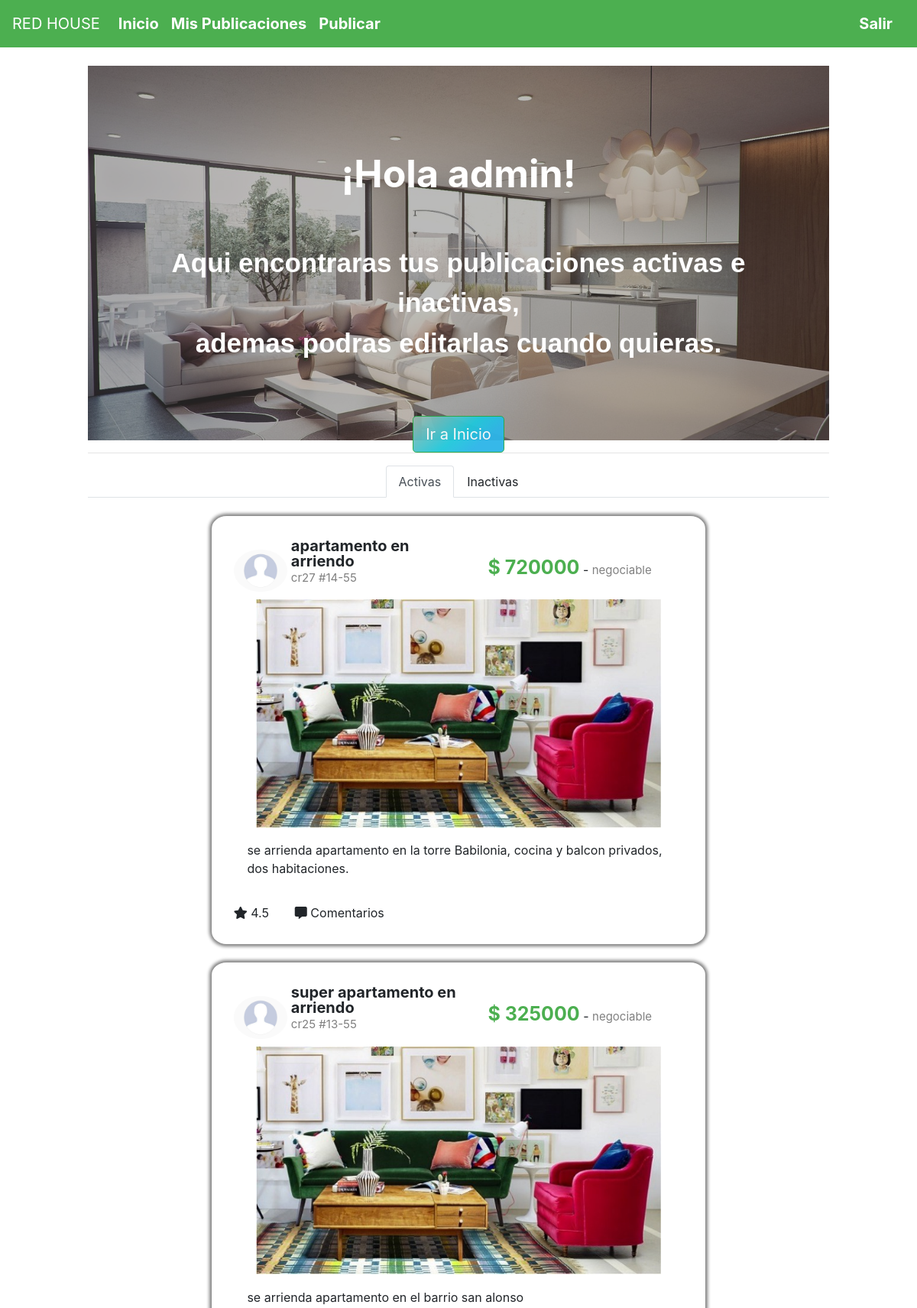
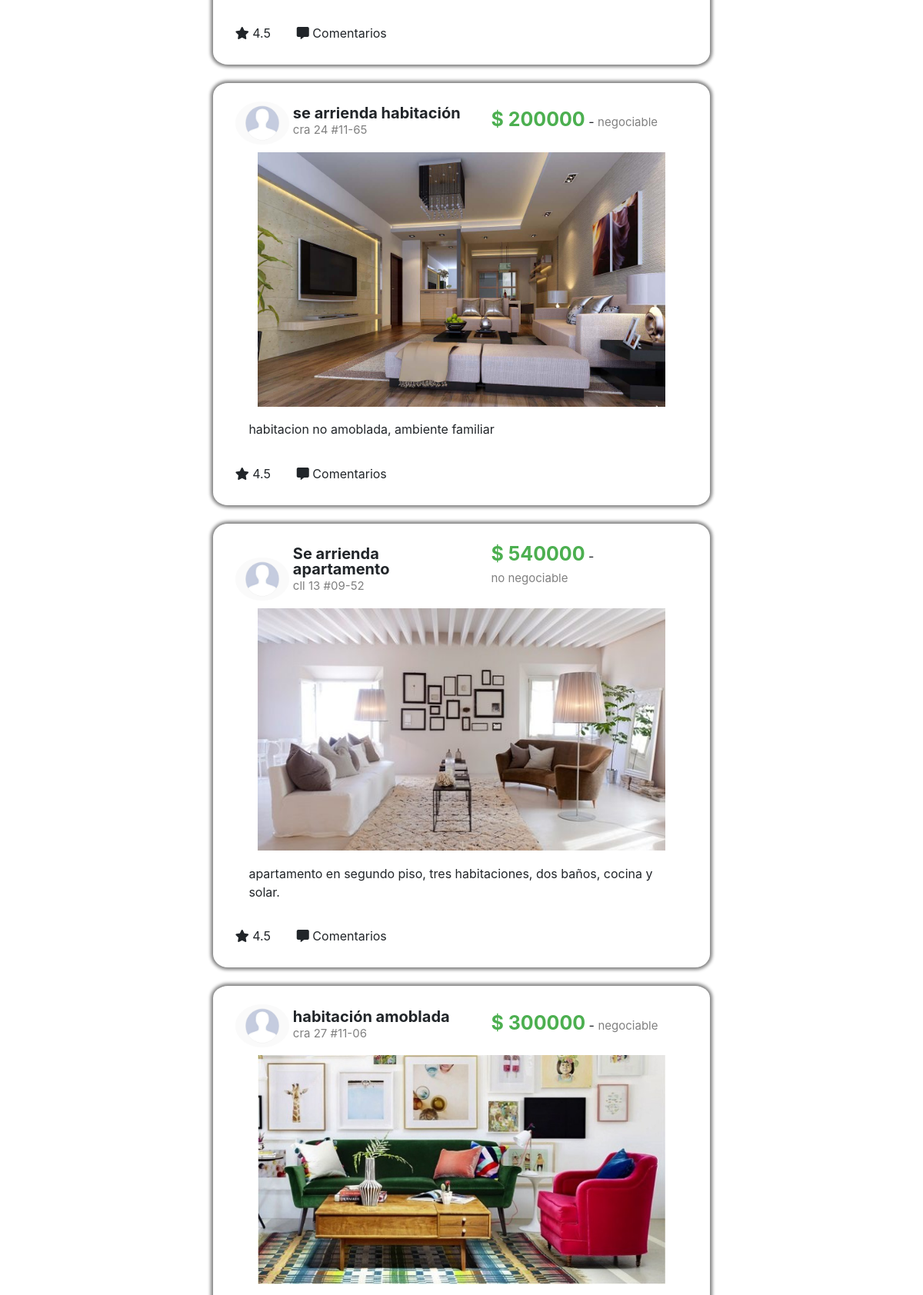
Screenshot of /misPublicaciones.php (signed in, upper part) with the database file from the repository (2 pictures, top to bottom).
### tables this page shows
CREATE TABLE `publicacion` (
  `idPublicacion` int(11) NOT NULL,
  `nombre` varchar(30) DEFAULT NULL,
  `ubicacion` varchar(20) DEFAULT NULL,
  `precio` int(11) DEFAULT NULL,
  `descripcion` varchar(150) DEFAULT NULL,
  `fechaPublicada` datetime DEFAULT NULL,
  `estado` char(1) DEFAULT NULL,
  `negociable` char(16) DEFAULT NULL,
  `tipoInmueble` varchar(20) DEFAULT NULL,
  `urlImagen` varchar(100) DEFAULT NULL,
  `idCliente` varchar(20) DEFAULT NULL
);

### misPublicaciones.php (the view, shortened to what this page needs)
<!DOCTYPE html>
<html lang="en">
<head>
    <?php
    include("funciones.php");
    $conexion = conectar();
    $sql = "select * from publicacion where estado = '1'";
    $r = mysqli_query($conexion, $sql);
    ?>
    <link rel="stylesheet" href="https://stackpath.bootstrapcdn.com/bootstrap/4.3.1/css/bootstrap.min.css"
>
    <link rel="stylesheet" href="estilo.css">
    <link rel="stylesheet" href="https://use.fontawesome.com/releases/v5.8.1/css/all.css">
</head>
<body>
    <?PHP
    if (!isset($_SESSION['identificacion']) || !isset($_SESSION['contrasena'])){
        session_destroy();
        encabezado();
        $sesion = FALSE;
    }else{
        encabezadoCliente();
        $sesion = TRUE;
    }
    ?>
    <div class="container-fluid">
        <div class="row">
            <div class="col-md-1"></div>
            <div class="col-md-10 fondo">
                <br>
                <div id="uno-cuenta" class="contenedor">
                <div id="contenido" class="ee">
                    <p id="letra" >
                        <span style="font-size: 50px;"><br><b>¡Hola <?PHP echo $_SESSION['nombre'];?>!</b></span>
                        <br>
                        <span style="font-size: 35px;font-family: Arial, Helvetica, sans-serif;">
                            <br><b>Aqui encontraras tus publicaciones activas e inactivas,<br>
                            ademas podras editarlas cuando quieras.<br>
                            <br>
                            </b>
                        </span>
                    </p>
                    <a class="btn btn-success enlaton2 btn-lg bot" style="    background-color: #1fc8db;
        background-image: linear-gradient(141deg, #9fb8ad 0%, #1fc8db 51%, #2cb5e8 75%);
        color: white;
        opacity: 0.95;" href="index.php">Ir a Inicio</a>
                </div>
</div>
                <hr>
                <div class="container">
                    <div class="row">
                        <div clas="col-md-10" style="width:100%;">
                            <ul class="nav nav-tabs justify-content-center" id="myTab" role="tablist">
                                <li class="nav-item">
                                    <span class="nav-link active" id="activas" data-toggle="tab"  role="tab" aria-controls="home" aria-selected="true">Activas</span>
                                </li>
                                <li class="nav-item">
                                    <span class="nav-link" id="inactivas" data-toggle="tab" role="tab" aria-controls="contact" aria-selected="false">Inactivas</span>
                                </li>
                            </ul>
                        </div>
                        <br>
                    </div>
                    <br>
                    <div id="lista_publicaciones">
                        <?PHP
                        while ($publicacion = mysqli_fetch_array($r)) {
                            ?>
                        <div class="row">
                            <div class="col-md-2"></div>
                            <div class="col-md-8 contenidoPublicacion">
                                <div class="divImagenPerfil">
                                    <img src="imagenes/im_perfil.png" alt="foto de perfil"
                                        style="width: 100%; border-radius: 50%;">
                                </div>
                                <div class="encabezadoPublicacion">
                                    <span class="tituloPublicacion">
                                        <?PHP echo $publicacion['nombre']; ?></span></br>
                                    <span class="subtituloPublicacion">
                                        <?PHP echo $publicacion['ubicacion']; ?></span></br>
                                </div>
                                <div class="divPrecio">
                                    <span class="tituloPublicacion" style="color:#4CAF50;font-size:25px;">$
                                        <?PHP echo $publicacion['precio']; ?></span> - <span
                                        class="subtituloPublicacion">
                                        <?PHP
                                            echo $publicacion['negociable']; ?>
                                    </span>
                                </div>
                                <div class="imagenPublicacion">
                                    <img <?PHP echo 'src=' . $publicacion['urlImagen']; ?> alt="Publicacion"
                                    style="width: 100%">
                                </div>
                                <div class="descripcionPublicacion">
                                    <p>
                                        <?PHP echo $publicacion['descripcion']; ?></p>
                                </div>
                                <div class="botonesPublicacion">
                                    <span class="botonPublicacion"><i class="fas fa-star"></i> 4.5</span>
                                    <span><i class="fas fa-comment-alt"></i> Comentarios</span>
                                </div>
                            </div>
                            <div class="col-md-2">
                            </div>
                        </div>
                        <br>
                        <?PHP
                        }
                        ?>
                    </div>
                </div>
            </div>
            <div class="col-md-1"></div>
        </div>
    </div>
</body>
</html>

### estilo.css (style rules this page uses)
.contenidoPublicacion { padding: 3%; border-radius: 3%; box-shadow: 0 0 4px 3px grey; }
.divImagenPerfil { display: inline-block; width: 12%; position: relative; bottom: 10px; border-radius: 50%; }
.encabezadoPublicacion { display: inline-block; line-height: 20px; width: 40%; }
.divPrecio { width: 43%; display: inline-block; position: relative; bottom: 10px; padding-left:3%; }
.tituloPublicacion { display: inline-block; font-size: 20px; font-weight: bold; }
.subtituloPublicacion { display: inline-block; font-size: 15px; color: gray; }
.imagenPublicacion { width: 90%; margin-left:auto; margin-right:auto; }
.botonPublicacion { padding-right: 5%; }
.descripcionPublicacion { padding: 3%; margin-left: auto; margin-right: auto; }
.fondo { background: white; }
body { background:none; }
#uno-cuenta { width:100%; height: 490px; background-image:url('imagenes/banner2.jpg'); background-size: cover; text-align: center; }
.ee { width: 100%; height: 490px; background: rgba(83, 83, 83, 0.4); padding: 3%; color: white }

### rows the page displays
publicacion: nombre "apartamento en arriendo", ubicacion "cr27 #14-55", precio "720000", negociable "negociable", urlImagen (picture), descripcion "se arrienda apartamento en la torre Babilonia, cocina y balcon privados, dos habitaciones."
publicacion: nombre "super apartamento en arriendo", ubicacion "cr25 #13-55", precio "325000", negociable "negociable", urlImagen (picture), descripcion "se arrienda apartamento en el barrio san alonso"
publicacion: nombre "se arrienda habitación", ubicacion "cra 24 #11-65", precio "200000", negociable "negociable", urlImagen (picture), descripcion "habitacion no amoblada, ambiente familiar"
publicacion: nombre "Se arrienda apartamento", ubicacion "cll 13 #09-52", precio "540000", negociable "no negociable", urlImagen (picture), descripcion "apartamento en segundo piso, tres habitaciones, dos baños, cocina y solar."
publicacion: nombre "habitación amoblada", ubicacion "cra 27 #11-06", precio "300000", negociable "negociable", urlImagen (picture)

### other values shown
$_SESSION['nombre'] "admin"
